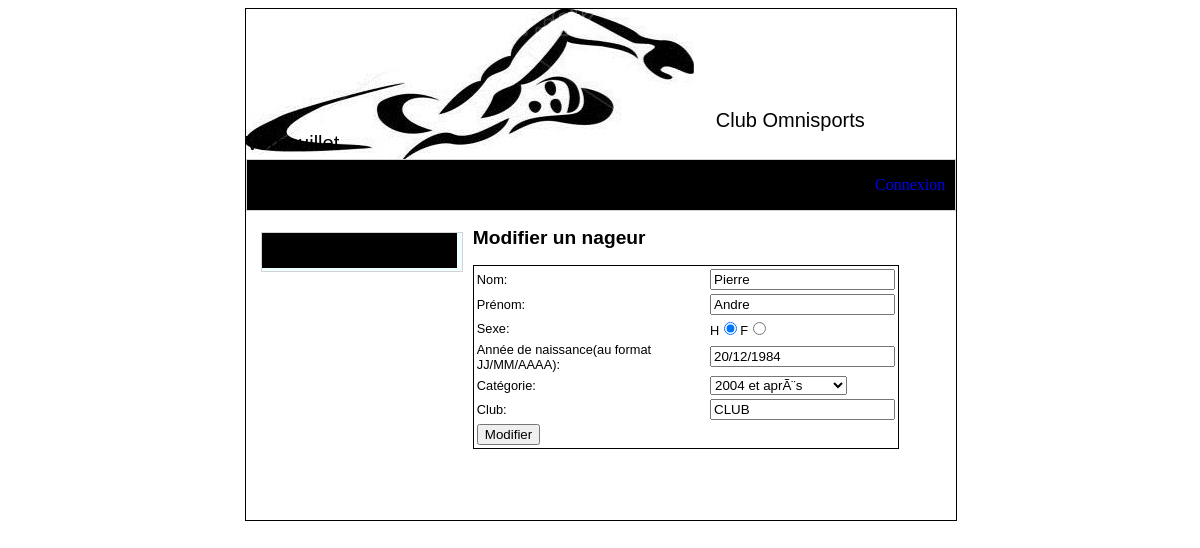
/formulaire_modifier_nageur.php?id=2, run on the app's committed database.
### tables this page shows
CREATE TABLE IF NOT EXISTS `nageur` (
  `id_nageur` int(11) NOT NULL AUTO_INCREMENT,
  `nom_nageur` varchar(50) NOT NULL,
  `prenom_nageur` varchar(50) NOT NULL,
  `sexe` varchar(50) NOT NULL,
  `annee_naissance` date NOT NULL,
  `id_categorie` int(11) NOT NULL,
  `club` varchar(50) NOT NULL,
  PRIMARY KEY (`id_nageur`),
  KEY `id_categorie` (`id_categorie`)
);

### formulaire_modifier_nageur.php (the view, shortened to what this page needs)
<?php
include 'header.php';
$nom_nageur = "";
$prenom_nageur = "";
$annee_naissance = "";
$sexe = "";
$id_categorie = "";
$club = "";
if ($_GET) {
    $id = $_GET['id'];
    $res = mysql_query("SELECT * FROM `nageur` WHERE `id_nageur` =  $id") or die(mysql_error());
    if (mysql_num_rows($res) == 0) {
        $message = '<span>Aucun nageur correspondant trouvé</span>';
    } else {
        $nageur = mysql_fetch_array($res);
        $nom_nageur = $nageur['nom_nageur'];
        $prenom_nageur = $nageur['prenom_nageur'];
        $date = explode("-", $nageur["annee_naissance"]);
        $annee_naissance = $date[2] . '/' . $date[1] . '/' . $date[0];
        $sexe = $nageur['sexe'];
        $id_categorie = $nageur['id_categorie'];
        $club = $nageur['club'];
    }
}
?>
<div id="contenu">
    <h2>Modifier un nageur</h2>
    <form method="post">
        <table>
            <tr>
                <td>Nom: </td>
                <td><input type="text" name="nom_nageur" required="true" value="<?= $nom_nageur ?>"></td>
            </tr>
            <tr>
                <td>Prénom: </td>
                <td><input type="text" name="prenom_nageur"  required="true" value="<?= $prenom_nageur ?>"> </td>
            </tr>
            <tr>
                <td>Sexe: </td>
                <td>H<input type="radio" name="sexe" <?php if ($sexe == 'Homme') echo 'checked="true"'; ?> value="Homme">F<input type="radio" name="sexe"  <?php if ($sexe == 'Femme') echo 'checked="true"'; ?> value="Femme"></td>
            </tr>
            <tr>
                <td>Année de naissance(au format JJ/MM/AAAA):</td>
                <td><input type="text" name="annee_naissance" required="true" value="<?= $annee_naissance ?>"></td>
            </tr>
            <tr>
                <td>Catégorie: </td>
                <td><select name="id_categorie">
                        <?php
                        $res = mysql_query("SELECT * FROM `categorie`") or die(mysql_error());
                        if (mysql_num_rows($res) != 0) {
                            while ($line = mysql_fetch_array($res)) {
                                if ($id_categorie == $line['id_categorie']) {
                                    echo '<option value="' . $line['id_categorie'] . '" selected="true">' . $line['description'] . '</option>';
                                } else {
                                    echo '<option value="' . $line['id_categorie'] . '">' . $line['description'] . '</option>';
                                }
                            }
                        }
                        ?>
                    </select></td>
            </tr>
            <tr>
                <td>Club: </td>
                <td><input type="text" name="club"  required="true" value="<?= $club ?>"></td>
            </tr>
            <tr>
                <td colspan="2"><input type="submit" value="Modifier"></td>
            </tr>
        </table>
    </form>
</div>
<?php include 'footer.php'; ?>

### style.css (style rules this page uses)
body { font-family: arial,helvetica,sans-serif; }
table { border: solid 1px black; width: 60%; margin-bottom: 10%; }

### data on the page
nageur: nom_nageur "Pierre", prenom_nageur "Andre", sexe "☑", annee_naissance "20/12/1984", club "CLUB"

### other printed values
form field id_categorie "2004 et aprÃ¨s"
